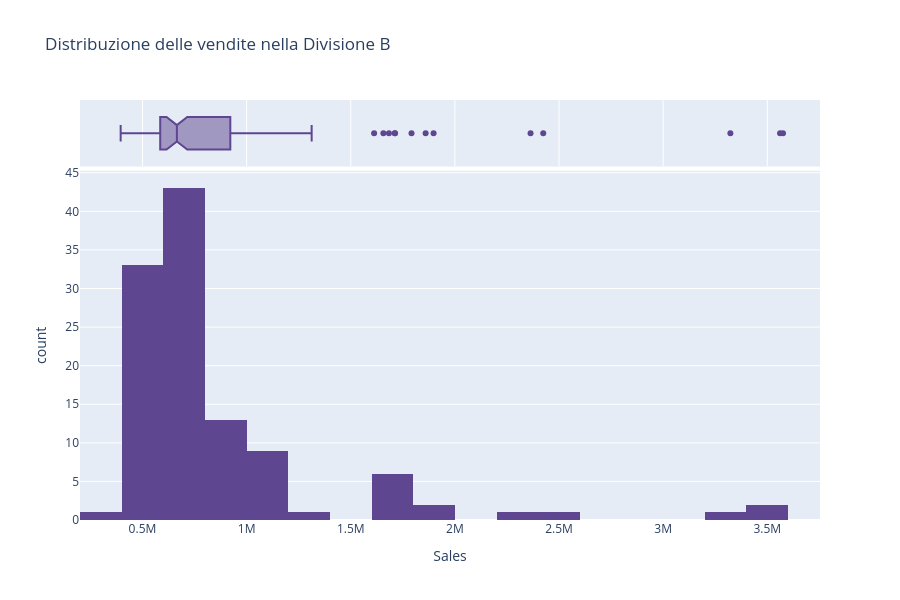

Source (notebook cell):
### Markdown cell above
### Istogramma rappresentante la distribuzione delle vendite nella `divisione B`.
La distribuzione delle `Sales` nella `divisione B` non appare simmetrica: sono presenti valori elevati che estendono la coda a destra, coerentemente con la differenza tra media e mediana.

### Code cell
fig = px.histogram(df_B,x="Sales",
                   nbins=30,
                   marginal="box",
                   color_discrete_sequence=px.colors.qualitative.Prism,
                   title="Distribuzione delle vendite nella Divisione B")

fig.update_layout(height=600)

fig.show()

### Figure 1 — Plotly figure (JSON) as saved in the notebook; plotly's stock layout.template omitted (floating-point values rounded to 4 significant figures)
{"data": [{"bingroup": "x", "hovertemplate": "Sales=%{x}<br>count=%{y}<extra></extra>", "legendgroup": "", "marker": {"color": "rgb(95, 70, 144)", "pattern": {"shape": ""}}, "name": "", "nbinsx": 30, "orientation": "v", "showlegend": false, "type": "histogram", "x": [519479, 501041, 510120, 594620, 477962, 459629, 725682, 681781, 592972, 618537, 570268, 522359, 514827, 395204, 543409, 667811, 582643, 665200, 614420, 595965, 634101, 655722, 635059, 638660, 509332, 714253, 461785, 611487, 880827, 653011, 585925, 519537, 718408, 916325, 791985, 663538, 760047, 751648, 915777, 937883, 980869, 1103975, 996762, 1089137, 1683384, 1859541, 3322758, 2363272, 1656624, 1791713, 1146554, 654528, 669837, 500164, 714912, 561777, 618388, 549592, 878908, 672766, 600229, 517835, 675957, 621623, 524146, 544685, 472331, 579726, 630316, 658870, 652238, 519188, 697640, 631737, 503836, 718039, 668985, 595480, 497756, 797318, 694224, 496000, 540922, 429047, 638861, 964944, 731039, 824591, 905326, 625703, 644279, 1312317, 1005284, 1062528, 1010111, 855045, 1612138, 1897738, 1712792, 3561292, 3575430, 2424124, 1711404, 1169089, 1076531, 742503, 846319, 618357, 596327, 619802, 1181536, 968892, 715626], "xaxis": "x", "yaxis": "y"}, {"hovertemplate": "Sales=%{x}<extra></extra>", "legendgroup": "", "marker": {"color": "rgb(95, 70, 144)"}, "name": "", "notched": true, "showlegend": false, "type": "box", "x": [519479, 501041, 510120, 594620, 477962, 459629, 725682, 681781, 592972, 618537, 570268, 522359, 514827, 395204, 543409, 667811, 582643, 665200, 614420, 595965, 634101, 655722, 635059, 638660, 509332, 714253, 461785, 611487, 880827, 653011, 585925, 519537, 718408, 916325, 791985, 663538, 760047, 751648, 915777, 937883, 980869, 1103975, 996762, 1089137, 1683384, 1859541, 3322758, 2363272, 1656624, 1791713, 1146554, 654528, 669837, 500164, 714912, 561777, 618388, 549592, 878908, 672766, 600229, 517835, 675957, 621623, 524146, 544685, 472331, 579726, 630316, 658870, 652238, 519188, 697640, 631737, 503836, 718039, 668985, 595480, 497756, 797318, 694224, 496000, 540922, 429047, 638861, 964944, 731039, 824591, 905326, 625703, 644279, 1312317, 1005284, 1062528, 1010111, 855045, 1612138, 1897738, 1712792, 3561292, 3575430, 2424124, 1711404, 1169089, 1076531, 742503, 846319, 618357, 596327, 619802, 1181536, 968892, 715626], "xaxis": "x2", "yaxis": "y2"}], "layout": {"barmode": "relative", "height": 600, "legend": {"tracegroupgap": 0}, "title": {"text": "Distribuzione delle vendite nella Divisione B"}, "xaxis": {"anchor": "y", "domain": [0, 1], "title": {"text": "Sales"}}, "xaxis2": {"anchor": "y2", "domain": [0, 1], "matches": "x", "showgrid": true, "showticklabels": false}, "yaxis": {"anchor": "x", "domain": [0, 0.8316], "title": {"text": "count"}}, "yaxis2": {"anchor": "x2", "domain": [0.8416, 1], "matches": "y2", "showgrid": false, "showline": false, "showticklabels": false, "ticks": ""}}}
